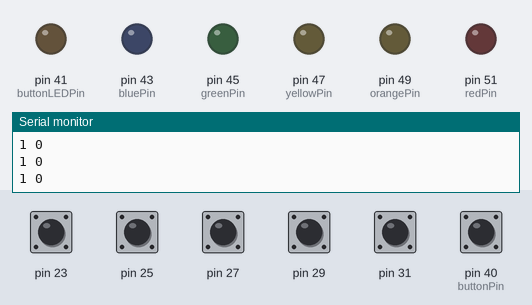
This sketch was run on a simulated Arduino Mega 2560, built with avr-gcc and run on an emulated ATmega2560. Parts: output pins drawn as LEDs (lit = HIGH), the last lines printed to the serial monitor. The test bench sets the inputs (shaded band); at power-on: pin 23, pin 25, pin 27, pin 29, pin 31, pin 40 (buttonPin) HIGH.

Above: at 1.2 s.
1.3 s: pin 40 (buttonPin) pulled LOW for 0.15 s
At 2.2 s:
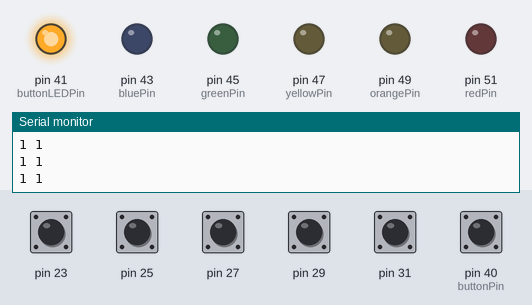
2.9 s: pin 23 pulled LOW for 0.15 s
At 3.5 s:
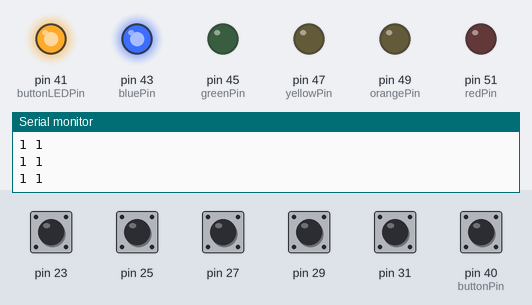
5.9 s: pin 31 pulled LOW for 0.15 s
At 7.2 s:
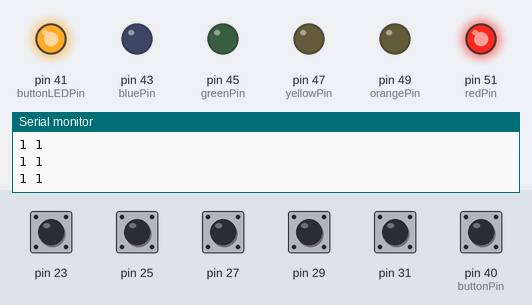
9.0 s: pin 29 pulled LOW for 0.15 s
At 10.0 s:
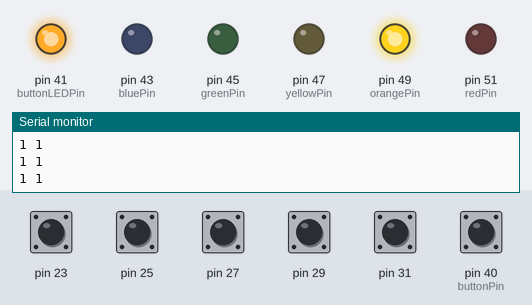
12.1 s: pin 27 pulled LOW for 0.15 s
At 12.6 s:
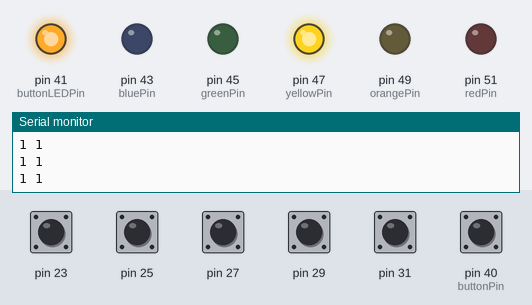
15.2 s: pin 25 pulled LOW for 0.15 s
At 16.5 s:
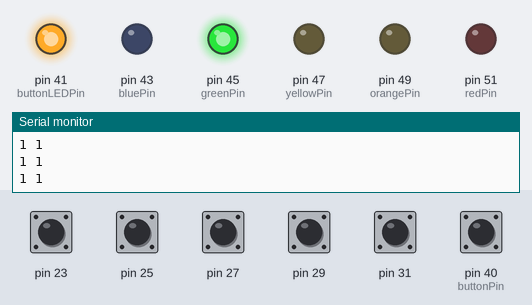
Timing chart, 0 to 18.3 s (numbered marks = the images above; inputs shaded):
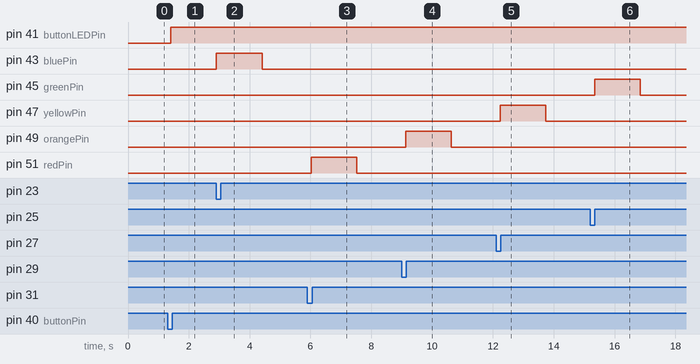

Measured:
- after the input at 1.3 s, pin 41 (buttonLEDPin): LOW → HIGH after 0.11 s
- after the input at 2.9 s, pin 43 (bluePin): LOW → HIGH at once, → LOW 1.5 s later
- after the input at 5.9 s, pin 51 (redPin): LOW → HIGH after 0.12 s, → LOW 1.5 s later
- after the input at 9.0 s, pin 49 (orangePin): LOW → HIGH after 0.13 s, → LOW 1.5 s later
- after the input at 12.1 s, pin 47 (yellowPin): LOW → HIGH after 0.13 s, → LOW 1.5 s later
- after the input at 15.2 s, pin 45 (greenPin): LOW → HIGH after 0.14 s, → LOW 1.5 s later

The sketch:

wavy_guys_script.ino
```cpp
//Libraries
#include <CapacitiveSensor.h>//https://github.com/PaulStoffregen/CapacitiveSensor

//Parameters
// bool autocal  = 1;
const int numReadings  = 3;


CapacitiveSensor csred  = CapacitiveSensor(30, 31);
CapacitiveSensor csorange  = CapacitiveSensor(28, 29);
CapacitiveSensor csyellow  = CapacitiveSensor(26, 27);
CapacitiveSensor csgreen  = CapacitiveSensor(24, 25);
CapacitiveSensor csblue  = CapacitiveSensor(22, 23);

CapacitiveSensor sensors[] = {csred, csorange, csyellow, csgreen, csblue};
const int numGuys = 5;

long readings [numGuys][numReadings];

int readIndex  = 0;

long totals [numGuys];

const int sensitivity  = 1000;//1000;//1000;
const int thresh  = 5000;
const int csStep  = 10000;

int redPin = 51;
int orangePin = 49;
int yellowPin = 47;
int greenPin = 45;
int bluePin = 43;

int DEBUG = 3;

unsigned long autocal = 100; //0xFFFFFFFF; //1000; //0xFFFFFFFF

// vars for button
const int buttonPin = 40;  // the number of the pushbutton pin
int buttonState;            // the current reading from the input pin
int lastButtonState = HIGH;  // the previous reading from the input pin

int devicePowerState = LOW;        // the current state of the output pin
const int buttonLEDPin = 41;

// the following variables are unsigned longs because the time, measured in
// milliseconds, will quickly become a bigger number than can be stored in an int.
unsigned long lastDebounceTime = 0;  // the last time the output pin was toggled
unsigned long debounceDelay = 50;    // the debounce time; increase if the output flickers


void setup() {

  // Button Pin
  pinMode(buttonPin, INPUT);
  pinMode(buttonLEDPin, OUTPUT);

  //red guy
  pinMode(redPin, OUTPUT);

  //orange guy
  pinMode(orangePin, OUTPUT);

  //yellow guy
  pinMode(yellowPin, OUTPUT);

  //green guy
  pinMode(greenPin, OUTPUT);

  // blue guy
  pinMode(bluePin, OUTPUT);

  //Init Serial USB
  Serial.begin(9600);
  Serial.println(F("Initialize System"));
  //Init cs
  // if (autocal == 0) {
  //   {
      // csred.set_CS_AutocaL_Millis(0xFFFFFFFF);
      // csorange.set_CS_AutocaL_Millis(0xFFFFFFFF);
      // csyellow.set_CS_AutocaL_Millis(0xFFFFFFFF);
      // csgreen.set_CS_AutocaL_Millis(0xFFFFFFFF);
      sensors[0].set_CS_AutocaL_Millis(autocal);
      sensors[1].set_CS_AutocaL_Millis(autocal);
      sensors[2].set_CS_AutocaL_Millis(autocal);
      sensors[3].set_CS_AutocaL_Millis(autocal);
      sensors[4].set_CS_AutocaL_Millis(autocal);
  //   }
  // }
}

void loop() {

  check_power_button();

  if (devicePowerState==LOW) {
    digitalWrite(redPin, LOW);
    digitalWrite(orangePin, LOW);
    digitalWrite(yellowPin, LOW);
    digitalWrite(greenPin, LOW);
    digitalWrite(bluePin, LOW);
    delay(50);
    return;
  } else {

    // Serial.println(smooth(redtotal, redreadings, redIndex, csred, redPin));
    smooth(0, redPin);
    check_power_button();
    smooth(1, orangePin);
    check_power_button();
    smooth(2, yellowPin);
    check_power_button();
    smooth(3, greenPin);
    check_power_button();
    smooth(4, bluePin);
    check_power_button();
    // Serial.println(csblue.capacitiveSensor(sensitivity));

    // handle index
    readIndex = readIndex + 1;
    if (readIndex >= numReadings) {
      readIndex = 0;
    }

    // delay(10);
  }

}

int check_power_button() {
    // read the state of the switch into a local variable:
    int reading = digitalRead(buttonPin);

    // check to see if you just pressed the button
    // (i.e. the input went from LOW to HIGH), and you've waited long enough
    // since the last press to ignore any noise:

    // If the switch changed, due to noise or pressing:
    if (reading != lastButtonState) {
      // reset the debouncing timer
      lastDebounceTime = millis();
    }

    if ((millis() - lastDebounceTime) > debounceDelay) {
      // whatever the reading is at, it's been there for longer than the debounce
      // delay, so take it as the actual current state:

      // if the button state has changed:
      if (reading != buttonState) {
        buttonState = reading;

        // only toggle the LED if the new button state is HIGH
        if (buttonState == LOW) {
          devicePowerState = !devicePowerState;
        }
      }
    }

    // Serial.println(devicePowerState);

    // save the reading. Next time through the loop, it'll be the lastButtonState:
    lastButtonState = reading;


    if (DEBUG==3) {
      Serial.print(reading);
      Serial.print(" ");
      Serial.println(devicePowerState);
    }

    digitalWrite(buttonLEDPin, devicePowerState);
}

long smooth(int colorIndex, int output) { /* function smooth */

  ///Serial.println(output);
  ////Perform average on sensor readings
  long average;

  // subtract the last reading:
  totals[colorIndex] = totals[colorIndex] - readings[colorIndex][readIndex];
  // read the sensor:
  readings[colorIndex][readIndex] = sensors[colorIndex].capacitiveSensor(sensitivity);

  if (DEBUG==1) {

    Serial.print(readings[colorIndex][readIndex]);

    if (colorIndex == numGuys-1) {
        Serial.println("");
    } else {
      Serial.print("  ");
    }
  }

  // add value to total:
  totals[colorIndex] = totals[colorIndex] + readings[colorIndex][readIndex];

  // // calculate the average:
  average = totals[colorIndex] / numReadings;


  if (average>thresh) {
    digitalWrite(output, HIGH);  // turn the LED on (HIGH is the voltage level)
  }

  else {
    digitalWrite(output, LOW);  // turn the LED on (HIGH is the voltage level)
  }

  if (DEBUG==2) {

    Serial.print(average);

    if (colorIndex == numGuys-1) {
        Serial.println("");
    } else {
      Serial.print("  ");
    }
  }

  return average;

}
```
